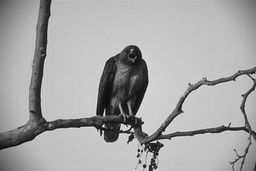
#> input picture 1.jpg, 256 x 171 px, shrunk from 481 x 321 before the run; its folder holds 4 pictures in this run
$ python kmeans.py   (older library calls are emulated)
#> lines starting #> are read from the running program, lines starting #| are printed output that depends on the picture
import matplotlib.pyplot as plt
import numpy as np
import scipy.misc
from matplotlib import cm


def rgb2gray(img):
    return np.dot(img[..., :3], [0.299, 0.587, 0.114])


def distance(a, b):
    a, b = np.array(a), np.array(b)
    return np.linalg.norm(a - b)


def main(n, k):
#> called with n = '1', k = 4
    img = plt.imread(f'{n}.jpg')
#> img is the input picture: shape (171, 256); min 3, max 238, mean 166.1
    print (img)
#> (printed output is left out)
    # img = rgb2gray(img)
    img = img[::3, ::3]
#> img: shape (57, 86)
    shape = img.shape
#> shape = (57, 86)
    img = img * (shape[0] + shape[1]) / 255
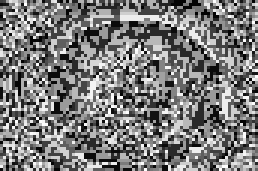
#> img: shape (57, 86) float64 (shown 3 times larger); min 0.00392, max 1, mean 0.481
    values = []
    for x in range(shape[0]):
        for y in range(shape[1]):
            values.append([x, y, img[x, y]])
#> after the loop, values = 4902 items, first 6: [0, 0, 0.247], [0, 1, 0.275], [0, 2, 0.627], [0, 3, 0.89], [0, 4, 0.8], [0, 5, 0.827]
    values = np.array(values)
    means = values[np.random.choice(np.array(values.shape[0]), k)]
#> means = [[31, 66, 0.278], [30, 27, 0.278], [19, 19, 0.486], [37, 82, 0.133]]
    iterations = 15
    clustered_img = np.zeros(shape)
    for n in range(iterations):
        buckets = [[] for b in range(k)]
        for v in values:
            lowest_value = 10e9
            lowest_index = -1
            for i, m in enumerate(means):
                val = distance(v, m)
                if val < lowest_value:
                    lowest_value = val
                    lowest_index = i
            buckets[lowest_index].append(v)
            clustered_img[int(v[0]), int(v[1])] = lowest_index * 10
        means = [np.array(a).mean(axis=0) for a in buckets]
    return clustered_img, img


if __name__ == '__main__':
    k = 4
    img1, _ = main('1', k)
    img2, _ = main('2', k)
#> call 2 of main, with n = '2', k = 4
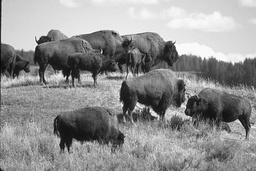
#> input picture 2.jpg, 256 x 171 px, shrunk from 481 x 321 before the run
#> in main, img is the input picture: shape (171, 256); min 8, max 255, mean 145.2
#> (printed output is left out)
#> in main (call 2), `img = img * (shape[0] + shape[1]) / 255`:
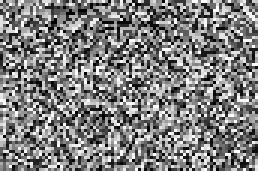
#> img: shape (57, 86) float64 (shown 3 times larger); min 0.00392, max 1, mean 0.495
#> after the loop in main (call 2), `for x in range(shape[0]):`: values = 4902 items, first 6: [0, 0, 0.851], [0, 1, 0.161], [0, 2, 0.694], [0, 3, 0.722], [0, 4, 0.604], [0, 5, 0.278]
#> in main (call 2), `means = values[np.random.choice(np.array(values.shape[0]), k)]`: means = [[56, 43, 0.494], [12, 1, 0.424], [50, 73, 0.329], [40, 28, 0.0471]]
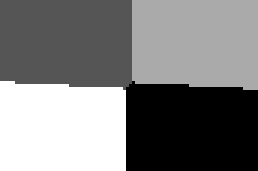
#> img2: shape (57, 86) float64 (shown 3 times larger); min 0, max 30, mean 14.8; drawn with min black and max white
    img3, _ = main('3', k)
#> call 3 of main, with n = '3', k = 4
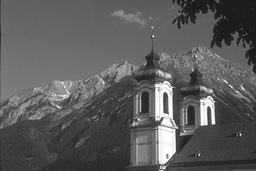
#> input picture 3.jpg, 256 x 171 px, shrunk from 481 x 321 before the run
#> in main, img is the input picture: shape (171, 256); min 17, max 255, mean 91.4
#> (printed output is left out)
#> in main (call 3), `img = img * (shape[0] + shape[1]) / 255`:
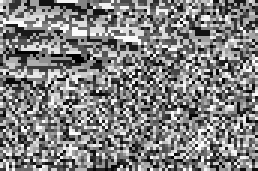
#> img: shape (57, 86) float64 (shown 3 times larger); min 0.00392, max 1, mean 0.504
#> after the loop in main (call 3), `for x in range(shape[0]):`: values = 4902 items, first 6: [0, 0, 0.961], [0, 1, 0.745], [0, 2, 0.627], [0, 3, 0.745], [0, 4, 0.302], [0, 5, 0.184]
#> in main (call 3), `means = values[np.random.choice(np.array(values.shape[0]), k)]`: means = [[8, 17, 0.98], [30, 19, 0.529], [24, 71, 0.8], [25, 72, 0.537]]
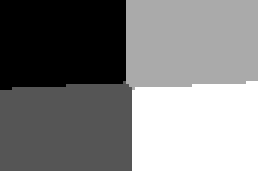
#> img3: shape (57, 86) float64 (shown 3 times larger); min 0, max 30, mean 15; drawn with min black and max white
    fig, axs = plt.subplots(1, 3)
    for index, i in enumerate([img1, img2, img3]):
        axs[index].imshow(i)
#> this loop made 3 passes
    plt.tight_layout()
    plt.show()
